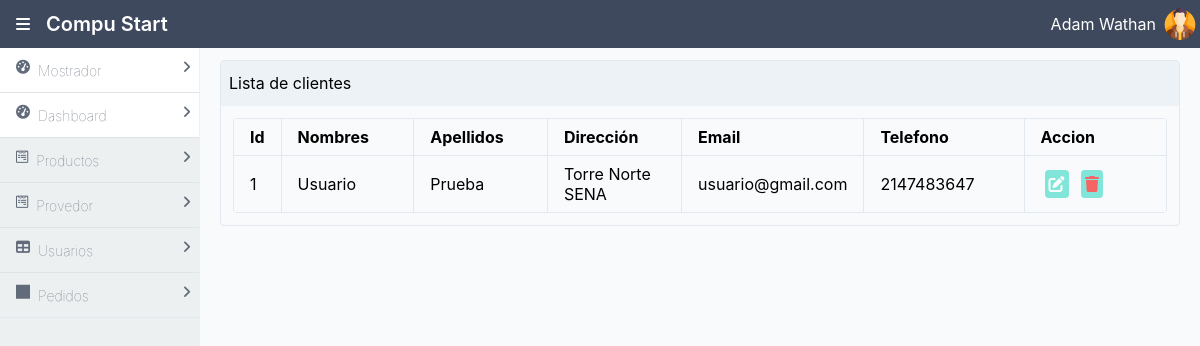
Page /admin/usuario.php on the committed database.
### tables this page shows
CREATE TABLE cliente(
    id INT(11) PRIMARY KEY AUTO_INCREMENT,
    imagen VARCHAR(80) NULL,
    nombre VARCHAR(60) NOT NULL,
    apellido VARCHAR(50) NOT NULL,
    direccion VARCHAR(60) NOT NULL,
    telefono INT(15) NOT NULL,
    email VARCHAR(80) NOT NULL,
    contrasenia VARCHAR(100) NOT NULL
);

### admin/usuario.php (the view, shortened to what this page needs)
<!DOCTYPE html>
<html lang="en">
<head>
    <link rel="stylesheet" href="../css/styles.css">
    <link rel="stylesheet" href="../css/all.css">
</head>
<body>
<?php
    include("./editar/conexion.php");
    $sql = "select * from cliente";
    $resultado=mysqli_query($conexion,$sql);
    ?>
<div class="mx-auto bg-grey-lightest">
    <div class="min-h-screen flex flex-col">
        <header class="bg-nav">
        <?php include("../componentes/headerAdmin.php") ?>
        </header>
        <div class="flex flex-1">
            <aside id="sidebar" class="bg-side-nav w-1/2 md:w-1/6 lg:w-1/6 border-r border-side-nav hidden md:block lg:block">
                <ul class="list-reset flex flex-col">
                    <?php include("../componentes/barralateralAdmin.php") ?>
                </ul>
            </aside>
              <main class="bg-white-500 flex-1 p-3 overflow-hidden">
                    <div class="flex flex-1  flex-col md:flex-row lg:flex-row mx-2">
                        <div class="mb-2 border-solid border-gray-300 rounded border shadow-sm w-full">
                            <div class="bg-gray-200 px-2 py-3 border-solid border-gray-200 border-b">
                               Lista de clientes
                            </div>
                            <div class="p-3">
                                <table class="table-responsive w-full rounded">
                                    <thead>
                                      <tr>
                                        <th class="border w-1/7 px-4 py-2">Id</th>
                                        <th class="border w-1/6 px-4 py-2">Nombres</th>
                                        <th class="border w-1/6 px-4 py-2">Apellidos</th>
                                        <th class="border w-1/6 px-4 py-2">Dirección</th>
                                        <th class="border w-1/7 px-4 py-2">Email</th>
                                        <th class="border w-1/5 px-4 py-2">Telefono</th>
                                        <th class="border w-1/5 px-4 py-2">Accion</th>
                                      </tr>
                                    </thead>
                                    <tbody>
                                    <?php
                                        while($filas=mysqli_fetch_assoc($resultado)){
                                            ?>
                                        <tr>
                                            <td class="border px-4 py-2"><?php echo $filas['id']?></td>
                                            <td class="border px-4 py-2"><?php echo $filas['nombre']?></td>
                                            <td class="border px-4 py-2"><?php echo $filas['apellido']?></td>
                                            <td class="border px-4 py-2"><?php echo $filas['direccion']?></td>
                                            <td class="border px-4 py-2"><?php echo $filas['email']?></td>
                                            <td class="border px-4 py-2"><?php echo $filas['telefono']?></td>
                                            <td class="border px-4 py-2">
                                                <a class="bg-teal-300 cursor-pointer rounded p-1 mx-1 text-white" href="./editar/actualizar.php?id<?php echo $filas['id']?>">
                                                        <i class="fas fa-edit"></i></a>
                                                <a class="bg-teal-300 cursor-pointer rounded p-1 mx-1 text-red-500">
                                                        <i class="fas fa-trash"></i>
                                                </a>
                                            </td>
                                        </tr>
                                        <?php
                                            }
                                        ?>
                                    </tbody>
                                </table>
                            </div>
                        </div>
                    </div>
                </div>
        </div>
    </div>
</body>
</html>

### css/all.css (style rules this page uses)
.fa, .fas, .far, .fal, .fab { -moz-osx-font-smoothing: grayscale; -webkit-font-smoothing: antialiased; display: inline-block; font-style: normal; font-variant: normal; text-rendering: auto; line-height: 1; }
.fa-edit:before { content: "\f044"; }
.fa-trash:before { content: "\f1f8"; }
.fa, .fas { font-family: 'Font Awesome 5 Free'; font-weight: 900; }

### rows in the picture
cliente: id "1", nombre "Usuario", apellido "Prueba", direccion "Torre Norte SENA", email "usuario@gmail.com", telefono "2147483647"
